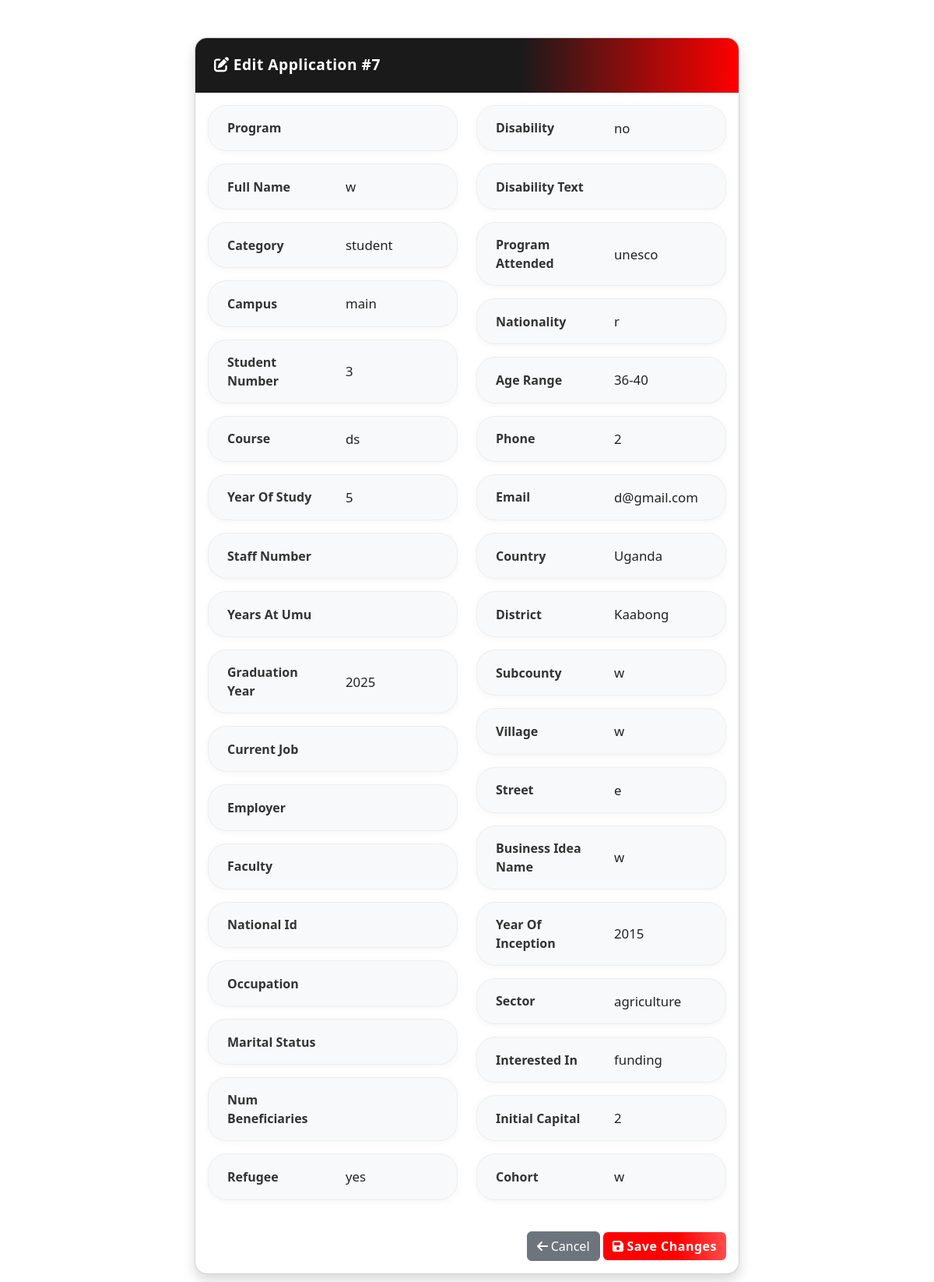
The page /dist/application_edit.php?id=7 on the database its author committed.
### tables this page shows
CREATE TABLE `applications` (
  `id` int(11) NOT NULL,
  `program` varchar(100) DEFAULT NULL,
  `full_name` varchar(255) DEFAULT NULL,
  `category` varchar(50) DEFAULT NULL,
  `status` enum('Submitted','Under Review','Shortlisted','Rejected','Accepted') DEFAULT 'Submitted',
  `feedback` text DEFAULT NULL,
  `assigned_mentor` int(11) DEFAULT NULL,
  `campus` varchar(100) DEFAULT NULL,
  `student_number` varchar(100) DEFAULT NULL,
  `course` varchar(100) DEFAULT NULL,
  `year_of_study` varchar(10) DEFAULT NULL,
  `graduation_year` varchar(10) DEFAULT NULL,
  `current_job` varchar(100) DEFAULT NULL,
  `employer` varchar(100) DEFAULT NULL,
  `staff_number` varchar(100) DEFAULT NULL,
  `faculty` varchar(100) DEFAULT NULL,
  `years_at_umu` varchar(10) DEFAULT NULL,
  `national_id` varchar(100) DEFAULT NULL,
  `occupation` varchar(100) DEFAULT NULL,
  `marital_status` varchar(50) DEFAULT NULL,
  `num_beneficiaries` varchar(10) DEFAULT NULL,
  `nationality` varchar(100) DEFAULT NULL,
  `phone` varchar(30) DEFAULT NULL,
  `email` varchar(100) DEFAULT NULL,
  `street` varchar(100) DEFAULT NULL,
  `village` varchar(100) DEFAULT NULL,
  `subcounty` varchar(100) DEFAULT NULL,
  `country` varchar(100) DEFAULT NULL,
  `district` varchar(100) DEFAULT NULL,
  `refugee` varchar(10) DEFAULT NULL,
  `age_range` varchar(20) DEFAULT NULL,
  `disability` varchar(10) DEFAULT NULL,
  `disability_text` varchar(300) DEFAULT NULL,
  `gender` varchar(20) DEFAULT NULL,
  `business_idea_name` varchar(255) DEFAULT NULL,
  `sector` varchar(100) DEFAULT NULL,
  `program_attended` varchar(100) DEFAULT NULL,
  `initial_capital` varchar(50) DEFAULT NULL,
  `cohort` varchar(50) DEFAULT NULL,
  `year_of_inception` varchar(10) DEFAULT NULL,
  `interested_in` varchar(100) DEFAULT NULL,
  `submitted_at` timestamp NOT NULL DEFAULT current_timestamp()
);

### dist/application_edit.php (the view, shortened to what this page needs)
<?php
$host = "localhost";
$user = "root";
$password = "";
$dbname = "umic";
$conn = new mysqli($host, $user, $password, $dbname);
$fields = [
    "program","full_name","category","campus","student_number","course","year_of_study",
    "staff_number","years_at_umu","graduation_year","current_job","employer","faculty",
    "national_id","occupation","marital_status","num_beneficiaries","refugee","disability",
    "disability_text","program_attended","nationality","age_range","phone","email","country",
    "district","subcounty","village","street","business_idea_name","year_of_inception","sector",
    "interested_in","initial_capital","cohort"
];
$id = intval($_GET['id']);
$sql = "SELECT id, " . implode(", ", $fields) . " FROM applications WHERE id = ?";
$stmt = $conn->prepare($sql);
$stmt->bind_param("i", $id);
$stmt->execute();
$result = $stmt->get_result();
$row = $result->fetch_assoc();
?>
<!DOCTYPE html>
<html lang="en">
<head>
    <link href="https://cdn.jsdelivr.net/npm/bootstrap@5.3.0/dist/css/bootstrap.min.css" rel="stylesheet">
    <link rel="stylesheet" href="https://cdnjs.cloudflare.com/ajax/libs/font-awesome/6.0.0/css/all.min.css">
    <link href="../styles.css" rel="stylesheet">
</head>
<body>
<div class="container my-5">
    <div class="card application-card shadow">
        <div class="card-header bg-dark text-white">
            <i class="fas fa-edit"></i> Edit Application #<?= $row['id'] ?>
        </div>
        <div class="card-body">
            <form method="post" novalidate>
                <div class="row">
                    <div class="col-12 col-md-6">
                        <?php foreach (array_slice($fields, 0, ceil(count($fields)/2)) as $field): ?>
                            <div class="pill-field">
                                <label class="form-label text-capitalize" for="<?= $field ?>"><?= str_replace('_', ' ', $field) ?></label>
                                <input type="text" id="<?= $field ?>" name="<?= $field ?>" value="<?= htmlspecialchars($row[$field]) ?>">
                            </div>
                        <?php endforeach; ?>
                    </div>
                    <div class="col-12 col-md-6">
                        <?php foreach (array_slice($fields, ceil(count($fields)/2)) as $field): ?>
                            <div class="pill-field">
                                <label class="form-label text-capitalize" for="<?= $field ?>"><?= str_replace('_', ' ', $field) ?></label>
                                <input type="text" id="<?= $field ?>" name="<?= $field ?>" value="<?= htmlspecialchars($row[$field]) ?>">
                            </div>
                        <?php endforeach; ?>
                    </div>
                </div>
                <div class="text-end mt-4">
                    <a href="application_view.php?id=<?= $row['id'] ?>" class="btn btn-secondary"><i class="fas fa-arrow-left"></i> Cancel</a>
                    <button type="submit" class="btn btn-primary"><i class="fas fa-save"></i> Save Changes</button>
                </div>
            </form>
        </div>
    </div>
</div>
</body>
</html>

### styles.css (style rules this page uses)
:root { --primary-color: #1a1a1a; --accent-color: #ff0000; --text-light: #ffffff; --text-dark: #333333; }

### dist/application_edit.php (style rules this page uses)
.application-card { max-width: 700px; margin: 2rem auto; border-radius: 1rem; overflow: hidden; box-shadow: 0 4px 24px rgba(0,0,0,0.08); }
.application-card .card-header { background: linear-gradient(90deg, #1a1a1a 60%, #ff0000 100%); font-weight: 600; font-size: 1.2rem; letter-spacing: 0.5px; padding: 1.25rem 1.5rem; }
.form-label { font-weight: 600; color: #333; margin-bottom: 0; min-width: 0; max-width: 180px; background: none; border-radius: 0; padding: 0.5rem 1rem 0.5rem 1.5rem; display: flex; align-items: center; height: 100%; flex: 0 0 160px; word-break: break-word; white-space: normal; overflow-wrap: break-word; }
.pill-field { background: #f8f9fa; border-radius: 1.5rem; box-shadow: 0 2px 8px rgba(0,0,0,0.04); padding: 0.5rem 0.5rem 0.5rem 0; margin-bottom: 1rem; display: flex; align-items: center; gap: 0; border: 1px solid #eee; max-width: 100%; min-height: 48px; }
.pill-field input, .pill-field select { flex: 1 1 0%; border: none; background: #f8f9fa; font-size: 1.05rem; color: #222; box-shadow: none; outline: none; border-radius: 0 1rem 1rem 0; padding: 0.5rem 1rem; transition: border 0.2s, box-shadow 0.2s; max-width: 320px; min-width: 120px; margin-left: auto; }
.btn-primary { background: linear-gradient(90deg, #ff0000 60%, #ff4d4d 100%); border: none; font-weight: 600; letter-spacing: 0.5px; }

### rows shown on the page
applications: id "7", full_name "w", category "student", campus "main", student_number "3", course "ds", year_of_study "5", graduation_year "2025", refugee "yes", disability "no", program_attended "unesco", nationality "r", age_range "36-40", phone "2", email "d@gmail.com", country "Uganda", district "Kaabong", subcounty "w", village "w", street "e", business_idea_name "w", year_of_inception "2015", sector "agriculture", interested_in "funding", initial_capital "2", cohort "w"

### other values the page prints
str_replace('_', ' ', $field) "Program"
str_replace('_', ' ', $field) "Full Name"
str_replace('_', ' ', $field) "Category"
str_replace('_', ' ', $field) "Campus"
str_replace('_', ' ', $field) "Student Number"
str_replace('_', ' ', $field) "Course"
str_replace('_', ' ', $field) "Year Of Study"
str_replace('_', ' ', $field) "Staff Number"
str_replace('_', ' ', $field) "Years At Umu"
str_replace('_', ' ', $field) "Graduation Year"
str_replace('_', ' ', $field) "Current Job"
str_replace('_', ' ', $field) "Employer"
str_replace('_', ' ', $field) "Faculty"
str_replace('_', ' ', $field) "National Id"
str_replace('_', ' ', $field) "Occupation"
